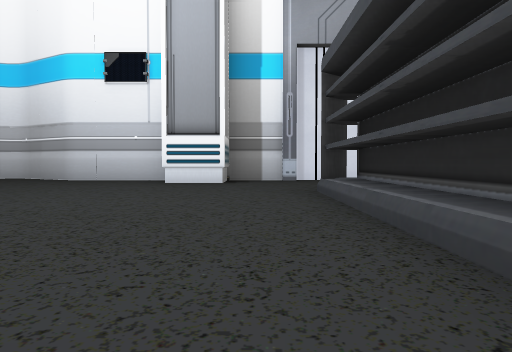
View 1 (above)

12 first-person views from a walk through a 3-D level made in the Unity game engine. The camera is 0.32 m above the floor, tilts 2° down and sees 70° across. Doors are open. The floor is counted in squares, 1 m on a side. Each view is taken from the middle of a square. On the plan, view 1 faces up. The plan holds only what a view shows up to about 9 squares ahead; the rest is blank. The place goes on beyond the plan. Some surface patterns are stand-ins.

View 2
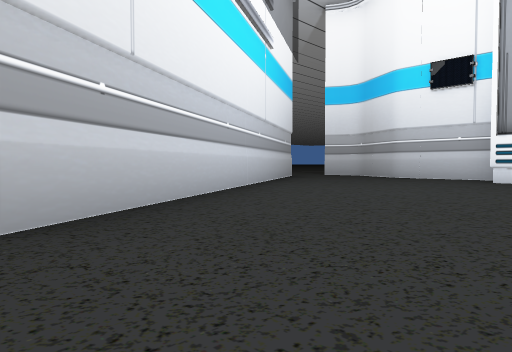

View 3
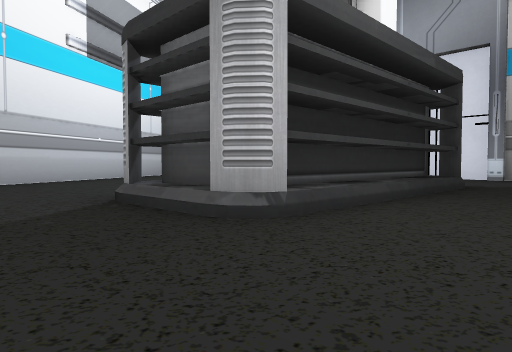

View 4
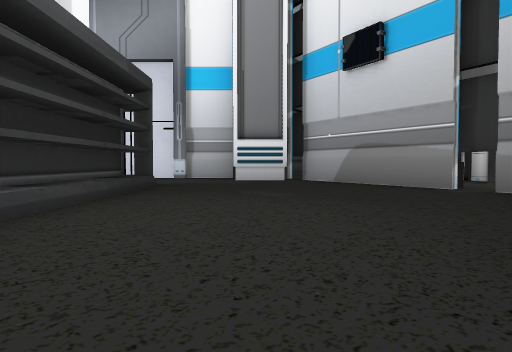

View 5
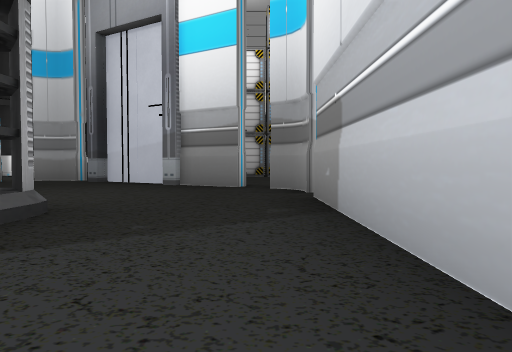

View 6
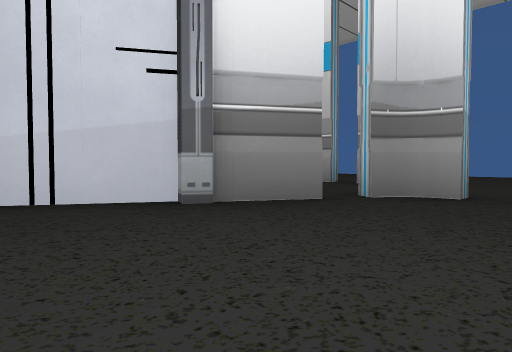

View 7
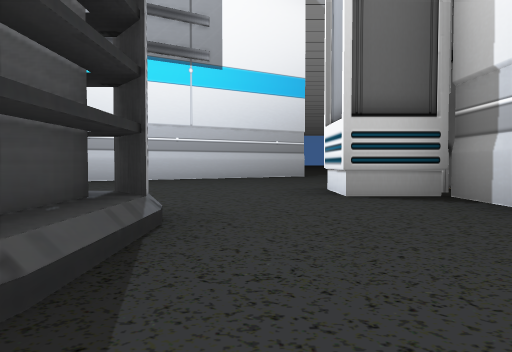

View 8
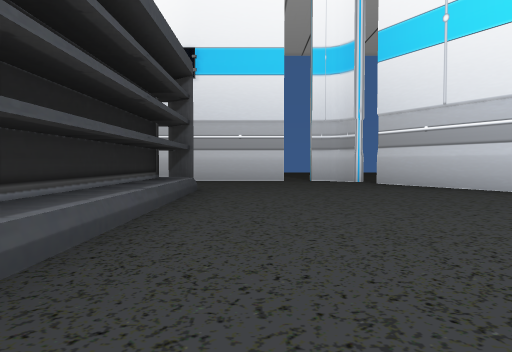

View 9
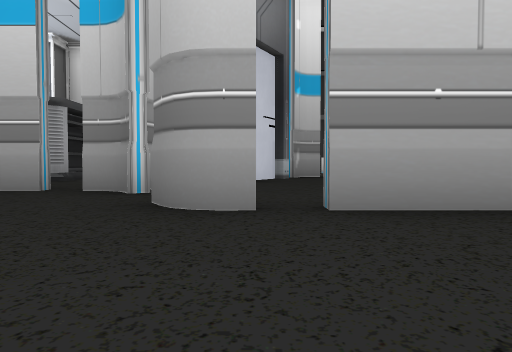

View 10
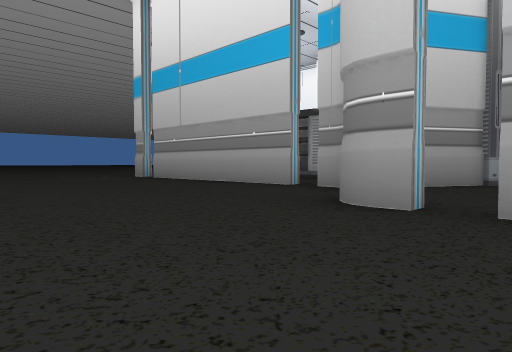

View 11
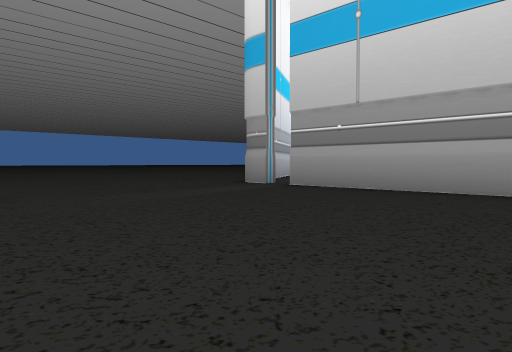

View 12
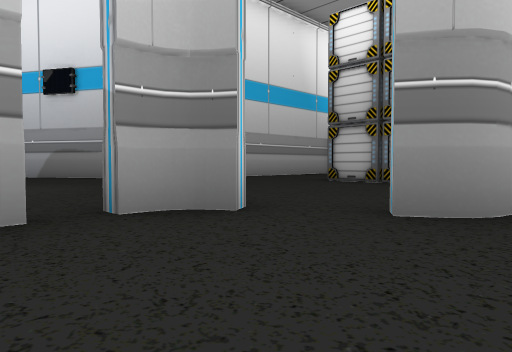

### Floor plan
Points are (right, up) in squares from view 1. A wall is a line through its corners. A room is listed if a view was taken in it or the views show most of it. See-through windows are left out.
Room 1 (views 1, 2, 3, 4, 5, 6, 7, 8)
walls: (1.4, 6.9) (-0.5, 6.9); (3.5, 6.9) (1.6, 6.9); (-1.6, 6.9) (-3.5, 6.9) (-5, 7.5); (-0.5, -1.6) (3.5, -1.6); (5, 6.4) (4.8, 6.8); (5.6, 0.3) (6.4, 1.6); (5, -0.8) (5.5, 0.1); (6.7, 2.9) (4.6, 6.6); (6.8, 3.2) (6.6, 3.7); (-3.5, 6.9) (-4.6, 7.5); (-5.9, 6.3) (-1.9, -0.8)
ways out: opening at (-5, 7) to room 2; gap at (4, -2) to room 2; open door at (1.5, 7); open door at (6, 1)
objects: pillar (-1, 6); other object (1, 1) to (2, 4); pillar (4, 6)
Room 2 (views 9, 10, 11, 12)
walls: (3.6, -1.8) (-0.5, -1.8); (6.1, -3.5) (5.6, -3.5); (7.7, -3.5) (6.5, -3.5)
ways out: opening at (-5, 7) to room 1; gap at (4, -2) to room 1; gap at (6, -3)
objects: crate (9, -2); crate (9, -1)

Where each view was taken, in squares from view 1:
view 1: 0 up, 0 right, facing up
view 2: 1 down, 0 right, facing up-left
view 3: 1 down, 4 right, facing up-left
view 4: 1 down, 4 right, facing up
view 5: 1 down, 0 right, facing right
view 6: 2 up, 3 right, facing down-right
view 7: 5 up, 3 right, facing left
view 8: 5 up, 0 right, facing down
view 9: 6 down, 6 right, facing up
view 10: 6 down, 7 right, facing up-left
view 11: 6 down, 3 right, facing up-left
view 12: 4 down, 3 right, facing up-right
